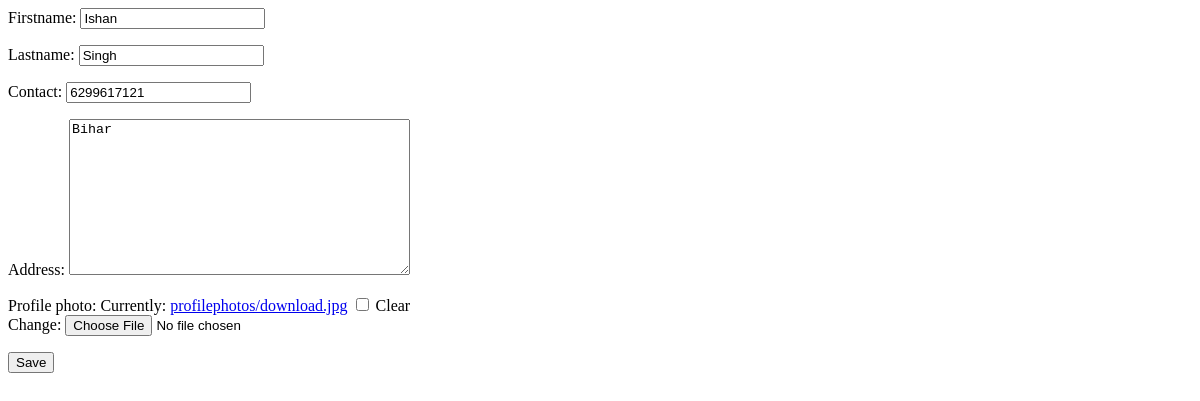
Before: /dashboard/editprofile/3/ (signed in) with the older database file.
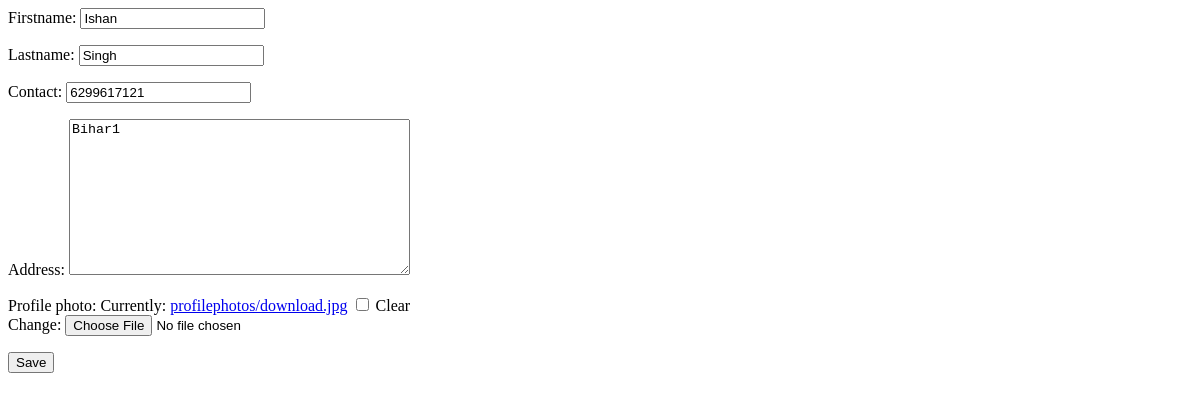
After: the same page with the newer database file.
### dashboard/models.py (models this page shows, shortened)
class UserDetail(models.Model):
    user = models.OneToOneField(User, on_delete=models.CASCADE)
    firstname = models.CharField(max_length=100)
    lastname = models.CharField(max_length=100)
    contact = models.CharField(max_length=20)
    address = models.TextField(null=True)
    profile_photo = models.ImageField(upload_to='profilephotos/', null=True, blank=True)

### dashboard/views.py (the view)
# urls.py: path('editprofile/<int:user_id>/',views.profile_edit,name='editprofile'),
def profile_edit(request,user_id):
    try:
        user_detail = UserDetail.objects.get(id=user_id,user=request.user)
    except UserDetail.DoesNotExist:
        user_detail = UserDetail(user=request.user)
    if request.method == 'POST':
        form = UserDetailForm(request.POST, request.FILES ,instance=user_detail)
        if form.is_valid():
            form.save()
            return redirect('displayprofile')  # Redirect to profile view after editing
    else:
        form = UserDetailForm(instance=user_detail)
    return render(request, 'editprofile.html', {'form': form})

### dashboard/forms.py
class UserDetailForm(forms.ModelForm):
    class Meta:
        model = UserDetail
        fields = ['firstname', 'lastname', 'contact', 'address','profile_photo']

### dashboard/templates/editprofile.html (shortened to what this page needs)
<form method="post" enctype="multipart/form-data">
    {{ form.as_p }}
    <button type="submit">Save</button>
</form>

Changed rows visible on the page:
changed UserDetail "Ishan": address "Bihar" → "Bihar1"
